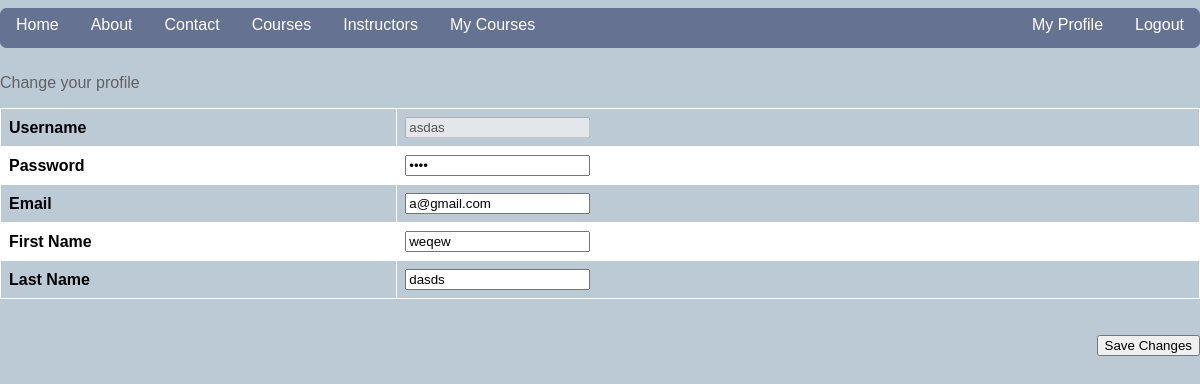
Screenshot of /my_profile.php (signed in) with the database file from the repository.
### tables this page shows
CREATE TABLE `users` (
  `Username` varchar(30) NOT NULL,
  `Email` varchar(40) NOT NULL,
  `Password` varchar(30) NOT NULL,
  `Fname` varchar(20) NOT NULL,
  `Lname` varchar(20) NOT NULL,
  `Age` int(3) NOT NULL,
  `Gender` varchar(7) NOT NULL
);

### my_profile.php (the view, shortened to what this page needs)
<?php
$email = "";
$password = "";
$fname = "";
$lname = "";
$username = "";
if (isset($_SESSION['loggedin']) && isset($_SESSION['username'])) {
    $hostname = "localhost";
    $user = "root";
    $pass = "";
    $dbname = "learnonline";
    $dbc = mysqli_connect($hostname, $user, $pass, $dbname) or die('could not connect to database');
    mysqli_set_charset($dbc, "utf8");
    $username = $_SESSION['username'];
    $query = "SELECT * from users where Username = '$username'";
    $sql = mysqli_query($dbc, $query);
    $result = mysqli_fetch_row($sql);
    $email = $result[1];
    $password = $result[2];
    $fname = $result[3];
    $lname = $result[4];
}
?>
<!DOCTYPE html>
<html lang="en">
<head>
    <link rel="stylesheet" href="styles.css">
</head>
<body>
<nav class="bar">
        <a href="HomePage.php" class="button bar-item">Home</a>
        <a href="about.php" class="button bar-item">About</a>
        <a href="contact.php" class="button bar-item">Contact</a>
        <a href="courses.php" class="button bar-item">Courses</a>
        <a href="instructors.php" class="button bar-item">Instructors</a>
        <?php
        if (isset($_SESSION['loggedin'])) {
            echo '<a href="my_courses.php" class="button bar-item">My Courses</a>';
            echo '<a href="logout.php" class="button bar-item-right">Logout</a>';
            echo '<a href="my_profile.php" class="button bar-item-right">My Profile</a>';
        } else {
            echo '<a href="Login.php" class="button bar-item-right">LOG IN</a>
            <a href="register.php" class="button bar-item-right">SIGN UP</a>';
        }
        ?>
    </nav>
    <br>
    <p>Change your profile</p>
    <form action='server.php' method="post">
        <div class="flex-center">
            <table>
                <tr>
                    <td><b>Username</b></td>
                    <?php
                    echo "<td> <input type='text' name='profile_username' value=$username disabled></td>";
                    ?>
                </tr>
                <tr>
                    <td><b>Password</b></td>
                    <?php
                    echo "<td> <input type='password' name='profile_password' value=$password></td>";
                    ?>
                </tr>
                <tr>
                    <td><b>Email</b></td>
                    <?php
                    echo "<td> <input type='email' name='profile_email' value=$email></td>";
                    ?>
                </tr>
                <tr>
                    <td><b>First Name</b></td>
                    <?php
                    echo "<td> <input type='text' name='profile_fname' value=$fname></td>";
                    ?>
                </tr>
                <tr>
                    <td><b>Last Name</b></td>
                    <?php
                    echo "<td> <input type='text' name='profile_lname' value=$lname></td>";
                    ?>
                </tr>
            </table>
        </div>
        <br><br>
        <input type="submit" value="Save Changes" style="float:right;" name='change_profile'>
    </form>
</body>
</html>

### styles.css (style rules this page uses)
html { background-color: #bccad6; -webkit-background-size: cover; -moz-background-size: cover; -o-background-size: cover; background-size: cover; height: 100%; padding: 0px; margin: 0px; }
body { height: 100%; padding: 0px; margin: 0px; }
* { font-family: 'Trebuchet MS', sans-serif; }
.bar { color: white; background-color: #667292; width: 100%; height: 40px; overflow: hidden; border-radius: 7px; margin: 8px 0px; }
.bar-item { padding: 8px 16px; float: left; width: auto; height: 100%; vertical-align: middle; }
.button { background-color: inherit; color: inherit; text-decoration: none; }
.bar-item-right { padding: 8px 16px; float: right; width: auto; height: 100%; vertical-align: middle; }
.flex-center { display: flex; justify-content: center; flex-wrap: wrap; }
table { border-collapse: collapse; width: 100%; }
td, th { border: 1px solid white; text-align: left; padding: 8px; }
tr:nth-child(even) { background-color: white; }
p { margin-top: 0; color: #616161; font-family: 'Trebuchet MS', sans-serif; }

### rows the page displays
users: profile_email "a@gmail.com", profile_fname "weqew", profile_lname "dasds"
